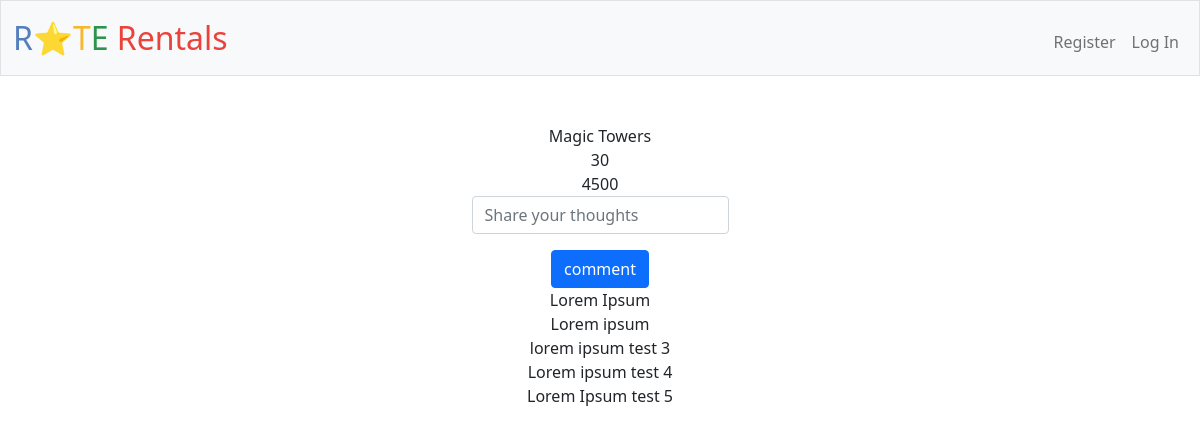
Page /index/1 on the committed database.
### tables this page shows
CREATE TABLE rentals (
    id INTEGER PRIMARY KEY AUTOINCREMENT UNIQUE,
    name TEXT NOT NULL,
    rooms INTEGER NOT NULL,
    rent INTEGER NOT NULL,
    description TEXT UNIQUE NOT NULL
, longitude real, latitude real);

CREATE TABLE comments (
    id INTEGER PRIMARY KEY AUTOINCREMENT UNIQUE,
    rentals_id INTEGER,
    user_id INTEGER,
    comment TEXT(288) NOT NULL,
    time datetime NOT NULL,
    FOREIGN KEY (rentals_id) REFERENCES rentals(id),
    FOREIGN KEY (user_id) REFERENCES users(id)
);

### app.py (the view)
@app.route("/index/<int:rentals_id>", methods=["GET", "POST"])
def comments(rentals_id):
    rentals = db.execute("SELECT * FROM rentals WHERE id = ?", rentals_id)
    comments = db.execute("SELECT * FROM comments WHERE rentals_id = ?", rentals_id)
    ratings = db.execute("SELECT AVG(landlord_strictness), AVG(quality), AVG(size), AVG(security), AVG(rent) FROM ratings WHERE rentals_id = ?", rentals_id)
    bing_maps_key = "AsSfaPbdQ-0wjDXPkIJyNtmGG0FpQelb35hCBTRmZqJf_g3T2kR7SfwdMvvAd8Cj"
    return render_template('comments.html', rentals=rentals, comments=comments, ratings=ratings, bing_maps_key=bing_maps_key)

### app.py (called while the page is built)
@app.after_request
def after_request(response):
    response.headers["Cache-Control"] = "no-cache, no-store, must-revalidate"
    response.headers["Expires"] = 0
    response.headers["Pragma"] = "no-cache"
    return response

### templates/comments.html (shortened to what this page needs)
{% extends "layout.html" %}
{% block main %}
    <div>
        <div> {{  rentals[0].name  }} </div>
        <div> {{  rentals[0].rooms  }} </div>
        <div> {{  rentals[0].rent  }} </div>
        <div>
            <form action="/add_comment/{{  rentals[0].id  }}" method="post">
                <div class="mb-3">
                    <input autocomplete="off" autofocus required class="form-control mx-auto w-auto" id="comment" name="comment" placeholder="Share your thoughts" type="text">
                </div>
                <button class="btn btn-primary" type="submit">comment</button>
            </form>
        </div>
        {%  for comment in comments  %}
            <div>
                <div> {{  comment.comment  }} </div>
            </div>
        {%  endfor  %}
        <div id='map-container' class='map-container'>
            <div id='myMap' style='width: 100vw; height: 100vh;'></div>
        </div>
    </div>
{% endblock %}

### static/styles.css (style rules this page uses)
.map-container { z-index: -1; position: relative; }

### rows in the picture
rentals: name "Magic Towers", rooms "30", rent "4500"
comments: comment "Lorem Ipsum"
comments: comment "Lorem ipsum"
comments: comment "lorem ipsum test 3"
comments: comment "Lorem ipsum test 4"
comments: comment "Lorem Ipsum test 5"
